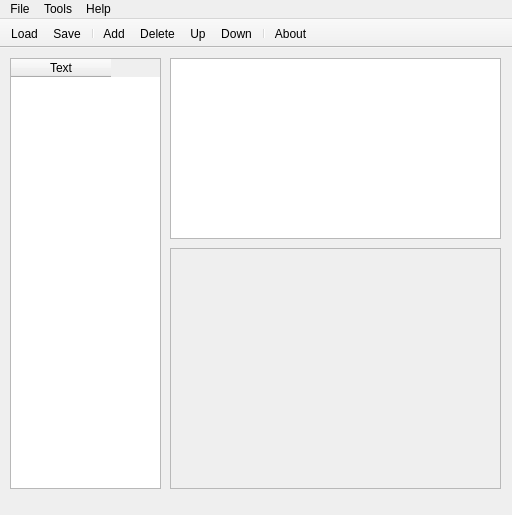
<?xml version="1.0" encoding="UTF-8"?>
<ui version="4.0">
 <class>FileEditorClass</class>
 <widget class="QMainWindow" name="FileEditorClass">
  <property name="geometry">
   <rect>
    <x>0</x>
    <y>0</y>
    <width>512</width>
    <height>515</height>
   </rect>
  </property>
  <property name="windowTitle">
   <string>FILE Editor</string>
  </property>
  <property name="tabShape">
   <enum>QTabWidget::Rounded</enum>
  </property>
  <widget class="QWidget" name="centralWidget">
   <widget class="QTableWidget" name="tableWidget">
    <property name="geometry">
     <rect>
      <x>10</x>
      <y>10</y>
      <width>151</width>
      <height>431</height>
     </rect>
    </property>
    <property name="editTriggers">
     <set>QAbstractItemView::NoEditTriggers</set>
    </property>
    <property name="tabKeyNavigation">
     <bool>false</bool>
    </property>
    <property name="showDropIndicator" stdset="0">
     <bool>false</bool>
    </property>
    <property name="dragDropOverwriteMode">
     <bool>false</bool>
    </property>
    <property name="alternatingRowColors">
     <bool>true</bool>
    </property>
    <property name="selectionMode">
     <enum>QAbstractItemView::SingleSelection</enum>
    </property>
    <property name="selectionBehavior">
     <enum>QAbstractItemView::SelectRows</enum>
    </property>
    <property name="wordWrap">
     <bool>false</bool>
    </property>
    <property name="cornerButtonEnabled">
     <bool>false</bool>
    </property>
    <column>
     <property name="text">
      <string>Text</string>
     </property>
    </column>
   </widget>
   <widget class="QLabel" name="gfxPreview">
    <property name="geometry">
     <rect>
      <x>170</x>
      <y>200</y>
      <width>331</width>
      <height>241</height>
     </rect>
    </property>
    <property name="frameShape">
     <enum>QFrame::StyledPanel</enum>
    </property>
    <property name="text">
     <string notr="true"/>
    </property>
    <property name="textFormat">
     <enum>Qt::PlainText</enum>
    </property>
    <property name="alignment">
     <set>Qt::AlignLeading|Qt::AlignLeft|Qt::AlignVCenter</set>
    </property>
    <property name="textInteractionFlags">
     <set>Qt::NoTextInteraction</set>
    </property>
   </widget>
   <widget class="QTextEdit" name="textEdit">
    <property name="geometry">
     <rect>
      <x>170</x>
      <y>10</y>
      <width>331</width>
      <height>181</height>
     </rect>
    </property>
   </widget>
  </widget>
  <widget class="QMenuBar" name="menuBar">
   <property name="geometry">
    <rect>
     <x>0</x>
     <y>0</y>
     <width>512</width>
     <height>21</height>
    </rect>
   </property>
   <widget class="QMenu" name="menuFile">
    <property name="title">
     <string>File</string>
    </property>
    <addaction name="actionNew"/>
    <addaction name="separator"/>
    <addaction name="actionLoad"/>
    <addaction name="separator"/>
    <addaction name="actionSave"/>
    <addaction name="actionSaveAs"/>
    <addaction name="separator"/>
    <addaction name="actionExport"/>
    <addaction name="separator"/>
    <addaction name="actionQuit"/>
   </widget>
   <widget class="QMenu" name="menuHelp">
    <property name="title">
     <string>Help</string>
    </property>
    <addaction name="actionAbout"/>
   </widget>
   <widget class="QMenu" name="menuTools">
    <property name="title">
     <string>Tools</string>
    </property>
    <addaction name="actionAdd"/>
    <addaction name="actionDelete"/>
    <addaction name="actionUp"/>
    <addaction name="actionDown"/>
    <addaction name="separator"/>
    <addaction name="actionBatch"/>
   </widget>
   <addaction name="menuFile"/>
   <addaction name="menuTools"/>
   <addaction name="menuHelp"/>
  </widget>
  <widget class="QToolBar" name="mainToolBar">
   <property name="toolTip">
    <string>Move forward</string>
   </property>
   <property name="movable">
    <bool>false</bool>
   </property>
   <property name="iconSize">
    <size>
     <width>16</width>
     <height>16</height>
    </size>
   </property>
   <property name="toolButtonStyle">
    <enum>Qt::ToolButtonTextUnderIcon</enum>
   </property>
   <property name="floatable">
    <bool>false</bool>
   </property>
   <attribute name="toolBarArea">
    <enum>TopToolBarArea</enum>
   </attribute>
   <attribute name="toolBarBreak">
    <bool>false</bool>
   </attribute>
   <addaction name="actionLoad"/>
   <addaction name="actionSave"/>
   <addaction name="separator"/>
   <addaction name="actionAdd"/>
   <addaction name="actionDelete"/>
   <addaction name="actionUp"/>
   <addaction name="actionDown"/>
   <addaction name="separator"/>
   <addaction name="actionAbout"/>
  </widget>
  <action name="actionAbout">
   <property name="icon">
    <iconset resource="FileEditor.qrc">
     <normaloff>:/icons/png/StatusAnnotations_Information_16xMD_color.png</normaloff>:/icons/png/StatusAnnotations_Information_16xMD_color.png</iconset>
   </property>
   <property name="text">
    <string>About</string>
   </property>
   <property name="toolTip">
    <string>About</string>
   </property>
   <property name="autoRepeat">
    <bool>false</bool>
   </property>
  </action>
  <action name="actionNew">
   <property name="icon">
    <iconset resource="FileEditor.qrc">
     <normaloff>:/icons/png/NewScript_16x.png</normaloff>:/icons/png/NewScript_16x.png</iconset>
   </property>
   <property name="text">
    <string>New</string>
   </property>
  </action>
  <action name="actionLoad">
   <property name="icon">
    <iconset resource="FileEditor.qrc">
     <normaloff>:/icons/png/OpenFile_16x.png</normaloff>:/icons/png/OpenFile_16x.png</iconset>
   </property>
   <property name="text">
    <string>Load</string>
   </property>
   <property name="autoRepeat">
    <bool>false</bool>
   </property>
  </action>
  <action name="actionSave">
   <property name="icon">
    <iconset resource="FileEditor.qrc">
     <normaloff>:/icons/png/Save_16x.png</normaloff>:/icons/png/Save_16x.png</iconset>
   </property>
   <property name="text">
    <string>Save</string>
   </property>
   <property name="autoRepeat">
    <bool>false</bool>
   </property>
  </action>
  <action name="actionExport">
   <property name="icon">
    <iconset resource="FileEditor.qrc">
     <normaloff>:/icons/png/SaveAll_16x.png</normaloff>:/icons/png/SaveAll_16x.png</iconset>
   </property>
   <property name="text">
    <string>Export</string>
   </property>
  </action>
  <action name="actionQuit">
   <property name="icon">
    <iconset resource="FileEditor.qrc">
     <normaloff>:/icons/png/Exit_16x.png</normaloff>:/icons/png/Exit_16x.png</iconset>
   </property>
   <property name="text">
    <string>Quit</string>
   </property>
  </action>
  <action name="actionAdd">
   <property name="icon">
    <iconset resource="FileEditor.qrc">
     <normaloff>:/icons/png/action_add_16xLG.png</normaloff>:/icons/png/action_add_16xLG.png</iconset>
   </property>
   <property name="text">
    <string>Add</string>
   </property>
   <property name="autoRepeat">
    <bool>false</bool>
   </property>
  </action>
  <action name="actionDelete">
   <property name="icon">
    <iconset resource="FileEditor.qrc">
     <normaloff>:/icons/png/action_Cancel_16xLG.png</normaloff>:/icons/png/action_Cancel_16xLG.png</iconset>
   </property>
   <property name="text">
    <string>Delete</string>
   </property>
   <property name="autoRepeat">
    <bool>false</bool>
   </property>
  </action>
  <action name="actionUp">
   <property name="icon">
    <iconset resource="FileEditor.qrc">
     <normaloff>:/icons/png/CheckInItem_16x.png</normaloff>:/icons/png/CheckInItem_16x.png</iconset>
   </property>
   <property name="text">
    <string>Up</string>
   </property>
   <property name="toolTip">
    <string>Move before</string>
   </property>
   <property name="autoRepeat">
    <bool>false</bool>
   </property>
  </action>
  <action name="actionDown">
   <property name="icon">
    <iconset resource="FileEditor.qrc">
     <normaloff>:/icons/png/CheckOutItem_16x.png</normaloff>:/icons/png/CheckOutItem_16x.png</iconset>
   </property>
   <property name="text">
    <string>Down</string>
   </property>
   <property name="toolTip">
    <string>Move after</string>
   </property>
   <property name="autoRepeat">
    <bool>false</bool>
   </property>
  </action>
  <action name="actionBatch">
   <property name="icon">
    <iconset resource="FileEditor.qrc">
     <normaloff>:/FileEditor/Resources/Disaster.png</normaloff>:/FileEditor/Resources/Disaster.png</iconset>
   </property>
   <property name="text">
    <string>Batch converter...</string>
   </property>
  </action>
  <action name="actionSaveAs">
   <property name="icon">
    <iconset resource="FileEditor.qrc">
     <normaloff>:/icons/png/SaveAs_16x.png</normaloff>:/icons/png/SaveAs_16x.png</iconset>
   </property>
   <property name="text">
    <string>Save as...</string>
   </property>
  </action>
 </widget>
 <layoutdefault spacing="6" margin="11"/>
 <resources>
  <include location="FileEditor.qrc"/>
 </resources>
 <connections/>
</ui>
